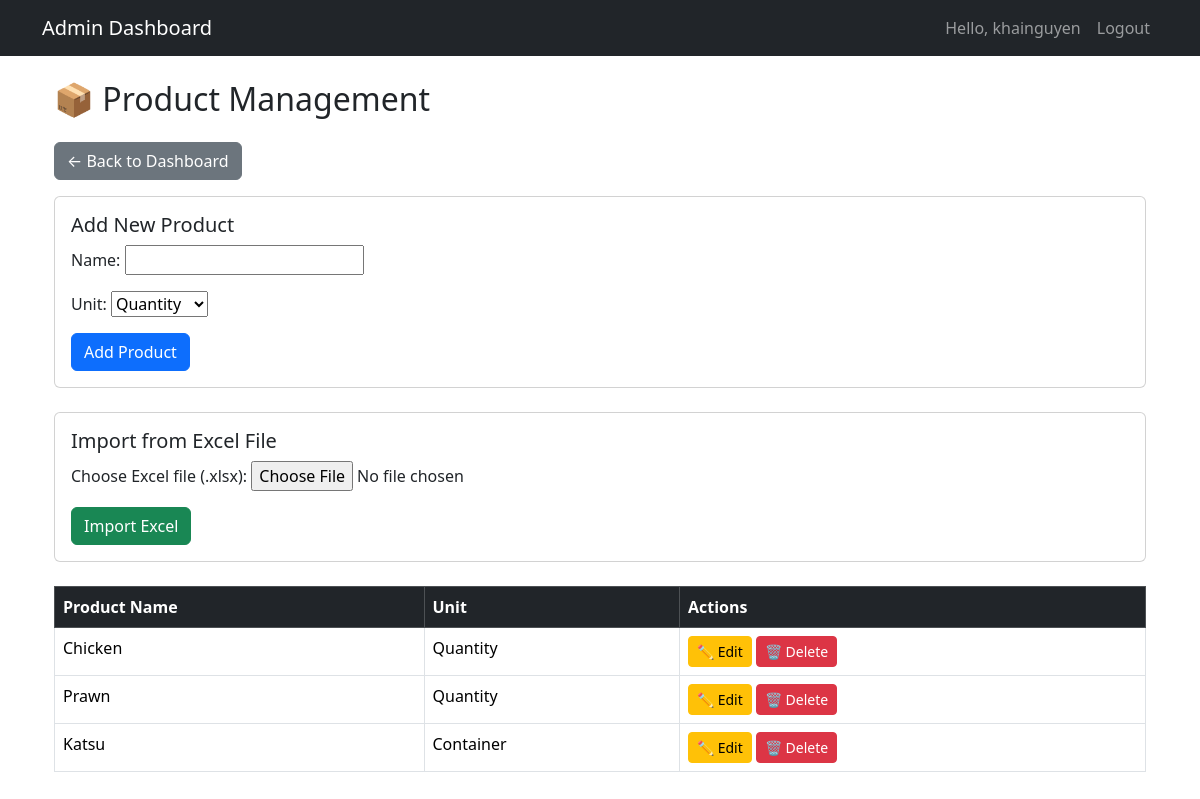
Screenshot of /dashboard/manage-products/ (signed in) with the database file from the repository.
### myapp/models.py (models this page shows, shortened)
class Product(models.Model):
    UNIT_CHOICES = [
        ('qty', 'Quantity'),
        ('container', 'Container'),
    ]
    uuid = models.UUIDField(default=uuid.uuid4, unique=True, null=True, blank=True, editable=False)
    name = models.CharField(max_length=255)
    available_at_store = models.BooleanField(default=True)
    unit = models.CharField(max_length=20, choices=UNIT_CHOICES, default='qty', null=True, blank=True)
    created_at = models.DateTimeField(auto_now_add=True)
    updated_at = models.DateTimeField(auto_now=True)

### myapp/views.py (the view, shortened to what this page needs)
# urls.py: path('dashboard/manage-products/', manage_products, name='manage_products'),
@login_required
@user_passes_test(is_admin)
def manage_products(request):
    products = Product.objects.all()
    product_form = ProductAdminForm(request.POST or None, prefix='product')
    import_form = ProductImportForm(request.POST or None, request.FILES or None, prefix='import')
    return render(request, 'manage_products.html', {
        'products': products,
        'product_form': product_form,
        'import_form': import_form,
    })

### myapp/forms.py
class ProductAdminForm(forms.ModelForm):
    class Meta:
        model = Product
        fields = ['name', 'unit']  # ❌ 'order_quantity' is excluded

class ProductImportForm(forms.Form):
    excel_file = forms.FileField(label='Choose Excel file (.xlsx)')

### myapp/views.py (called while the page is built)
def is_admin(user):
    return user.is_superuser

### myapp/templates/manage_products.html (shortened to what this page needs)
{% extends "base.html" %}
{% block content %}
<div class="container mt-4">
  <h2 class="mb-4">📦 Product Management</h2>
  <a class="btn btn-secondary mb-3" href="{% url 'admin_dashboard' %}">
    ← Back to Dashboard
  </a>
  <div class="card mb-4">
    <div class="card-body">
      <h5>Add New Product</h5>
      <form method="post">
        {{ product_form.as_p }}
        <button class="btn btn-primary" type="submit" name="add_product">
          Add Product
        </button>
      </form>
    </div>
  </div>
  <div class="card mb-4">
    <div class="card-body">
      <h5>Import from Excel File</h5>
      <form method="post" enctype="multipart/form-data">
        {{ import_form.as_p }}
        <button class="btn btn-success" type="submit" name="import_excel">
          Import Excel
        </button>
      </form>
    </div>
  </div>
  <table class="table table-bordered">
    <thead class="table-dark">
      <tr>
        <th>Product Name</th>
        <th>Unit</th>
        <th>Actions</th>
      </tr>
    </thead>
    <tbody>
      {% for product in products %}
      <tr>
        <td>{{ product.name }}</td>
        <td>{{ product.get_unit_display }}</td>
        <td>
          <a href="{% url 'product_update' product.uuid %}" class="btn btn-warning btn-sm">✏️ Edit</a>
          <a href="{% url 'product_delete' product.uuid %}" class="btn btn-danger btn-sm"
             onclick="return confirm('Are you sure you want to delete this product?');">🗑 Delete</a>
        </td>
      </tr>
      {% empty %}
      <tr>
        <td colspan="4">No products available.</td>
      </tr>
      {% endfor %}
    </tbody>
  </table>
</div>
{% endblock %}

### myapp/templates/base.html (shortened to what this page needs)
<!DOCTYPE html>
<html lang="en">
<head>
    <link href="https://cdn.jsdelivr.net/npm/bootstrap@5.3.2/dist/css/bootstrap.min.css" rel="stylesheet">
</head>
<body>
    <nav class="navbar navbar-expand-lg navbar-dark bg-dark">
        <div class="container">
            <a class="navbar-brand" href="{% url 'admin_dashboard' %}">Admin Dashboard</a>
            <div class="collapse navbar-collapse" id="navbarNav">
                <ul class="navbar-nav ms-auto">
                    {% if user.is_authenticated %}
                        <li class="nav-item">
                            <span class="nav-link">Hello, {{ user.username }}</span>
                        </li>
                        <li class="nav-item">
                            <a class="nav-link" href="{% url 'staff_logout' %}">Logout</a>
                        </li>
                    {% else %}
                        <li class="nav-item">
                            <a class="nav-link" href="{% url 'staff_login' %}">Login</a>
                        </li>
                    {% endif %}
                </ul>
            </div>
        </div>
    </nav>
    <div class="container my-4">
        {% block content %}{% endblock %}
    </div>
</body>
</html>

### rows the page displays
Product: name "Chicken", unit "Quantity"
Product: name "Prawn", unit "Quantity"
Product: name "Katsu", unit "Container"

### other values shown
{{ user.username }} "khainguyen"
